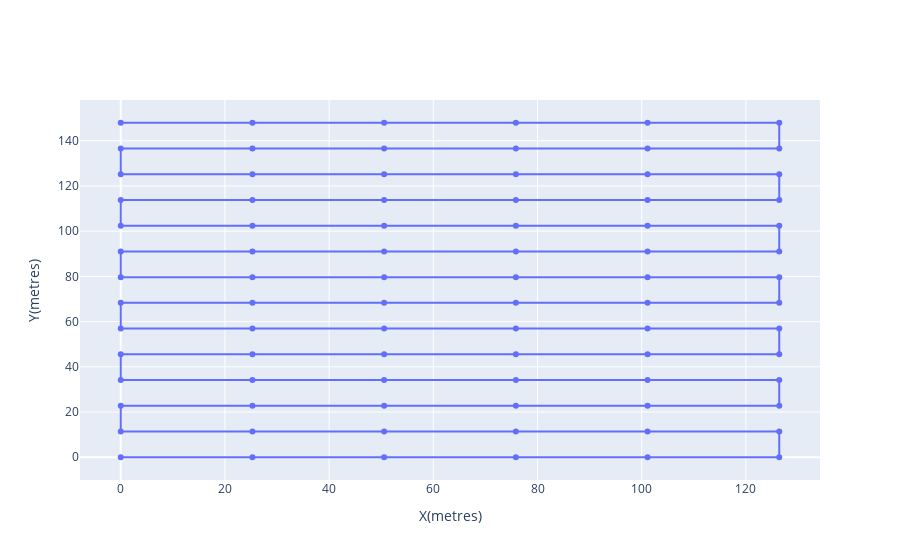

Here is the notebook cell this chart was saved with:
### Markdown cell above
![flight trajectory showing waypoints](images/newplot2.png)

### Code cell
camera_ = copy.deepcopy(camera_x10)
dataset_spec_ = copy.deepcopy(dataset_spec)

dataset_spec_.overlap = 0.5#overlap and side lap values always remain bw 0-1

print(camera_, dataset_spec_)

fig = plot_photo_plan(generate_photo_plan_on_grid(camera_, dataset_spec_))
fig.show()
